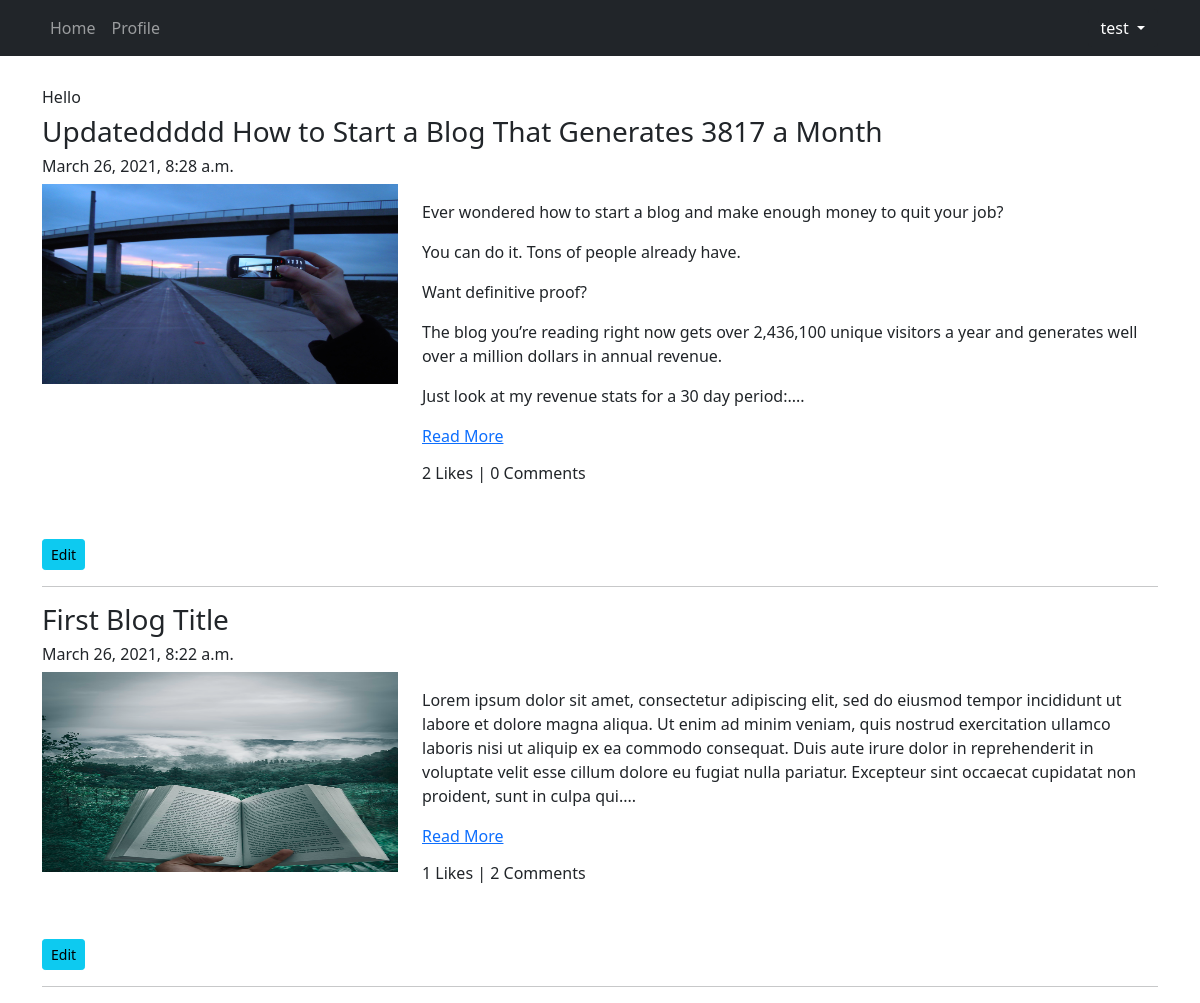
The app's page /blog/my-blog/ (signed in) with its own data.
### App_Blog/models.py (models this page shows, shortened)
class Blog(models.Model):
    author = models.ForeignKey(
        User, on_delete=models.CASCADE, related_name='post_author')
    blog_title = models.CharField(max_length=264, verbose_name="Put a Title")
    slug = models.SlugField(max_length=264, unique=True)
    blog_content = models.TextField(verbose_name='What is on your mind ?')
    blog_image = models.ImageField(
        upload_to='blog_images', verbose_name='Blog Image')
    publish_date = models.DateTimeField(auto_now_add=True)
    update_date = models.DateTimeField(auto_now=True)
    class Meta:
        ordering = ['-publish_date']

### App_Blog/views.py (the view)
# urls.py: path('my-blog/', views.MyBlogs.as_view() , name='my_blogs'),
class MyBlogs(LoginRequiredMixin, TemplateView):
    template_name = 'App_Blog/my_blogs.html'

### App_Blog/templatetags/custom_filters.py (called while the page is built)
def range_filter(value):
    return value[0:400] + '....'

### templates/App_Blog/my_blogs.html (shortened to what this page needs)
{% extends 'base.html' %}
{% load custom_filters %}
{% block body_block %}
<h6>Hello</h6>
{% for blog in user.post_author.all %}
<h3>{{ blog.blog_title }}</h3>
<h6>{{ blog.publish_date }}</h6>
<div class="row mb-5">
    <div class="col-sm-4">
        <img src="/media/{{blog.blog_image}}" style="width:100%;height:200px;">
    </div>
    <div class="col-sm-8">
        <p>
            {{ blog.blog_content|range_filter|linebreaks }}
            <a href="{% url 'App_Blog:blog_details' slug=blog.slug %}">Read More</a>
        </p>
        <h6>{{ blog.liked_blog.count }} Likes | {{ blog.blog_comment.count }} Comments </h6>
    </div>
</div>
<a href="{% url 'App_Blog:edit_blog' pk=blog.pk %}" class="btn btn-info btn-sm">Edit</a>
<hr>
{% endfor %}
{% endblock  %}

### templates/base.html (shortened to what this page needs)
<!doctype html>
<html lang="en">
<head>
    <link href="https://cdn.jsdelivr.net/npm/bootstrap@5.0.0-beta3/dist/css/bootstrap.min.css" rel="stylesheet"
>
    <link rel="stylesheet" href="https://stackpath.bootstrapcdn.com/font-awesome/4.7.0/css/font-awesome.min.css">
</head>
<body>
    <nav class="navbar navbar-expand-sm bg-dark navbar-dark">
        <div class="container">
            <ul class="navbar-nav">
                <li class="nav-item active">
                    <a class="nav-link" href="{% url 'index' %}">Home</a>
                </li>
                {% if user.is_authenticated %}
                <li class="nav-item active">
                    <a class="nav-link" href="{% url 'App_Login:profile' %}">Profile</a>
                </li>
                {% endif %}
            </ul>
            {% if user.is_authenticated %}
            <div class="nav-item dropdown">
                <a class="btn dropdown-toggle bg-dark text-white" type="button" id="dropdownMenuButton1"
                    data-toggle="dropdown" data-bs-toggle="dropdown">
                    {{ user.username }}
                </a>
            </div>
            {% endif %}
        </div>
    </nav>
    <div class="container">
        <div class="row">
            <div class="pt-3 mt-3">
                {% block body_block %}
                {% endblock  %}
            </div>
        </div>
    </div>
</body>
</html>

### records on screen
Blog: blog_title "Updateddddd How to Start a Blog That Generates 3817 a Month", publish_date "March 26, 2021, 8:28 a.m.", blog_image (picture), blog_content|range_filter "Ever wondered how to start a blog and make enough money to quit your job? You can do it. Tons of people already have. Want definitive proof? The blog you’re reading right now gets over 2,436,100 unique visitors a year and generates well over a million dollars in annual revenue. Just look at my revenue stats for a 30 day period:....", liked_blog.count "2", blog_comment.count "0"
Blog: blog_title "First Blog Title", publish_date "March 26, 2021, 8:22 a.m.", blog_image (picture), blog_content|range_filter "Lorem ipsum dolor sit amet, consectetur adipiscing elit, sed do eiusmod tempor incididunt ut labore et dolore magna aliqua. Ut enim ad minim veniam, quis nostrud exercitation ullamco laboris nisi ut aliquip ex ea commodo consequat. Duis aute irure dolor in reprehenderit in voluptate velit esse cillum dolore eu fugiat nulla pariatur. Excepteur sint occaecat cupidatat non proident, sunt in culpa qui....", liked_blog.count "1", blog_comment.count "2"

### other values on screen
{{ user.username }} "test"
